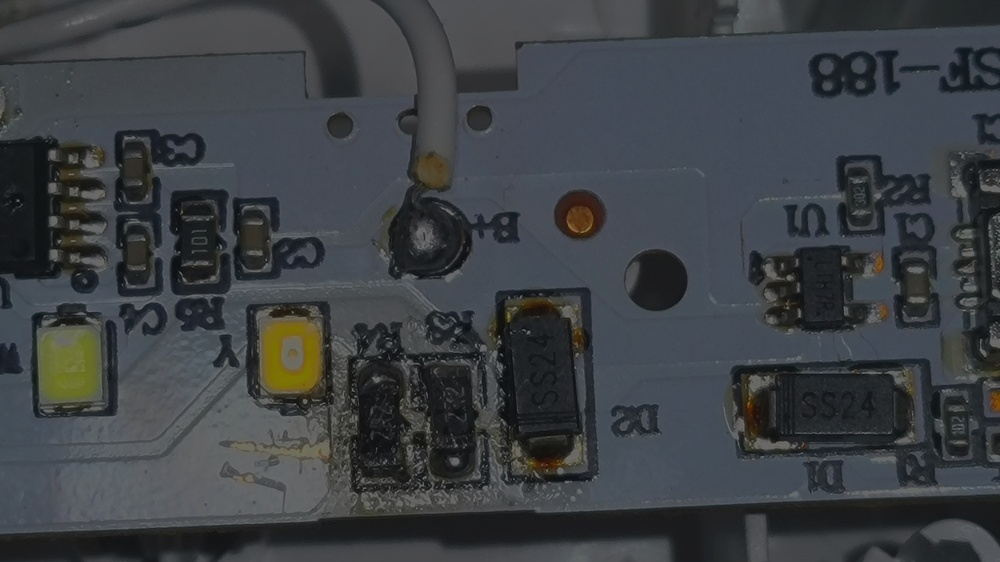
#> input picture input.jpg, 1000 x 562 px, shrunk from 3968 x 2232 before the run
$ python main.py
#> lines starting #> are read from the running program, lines starting #| are printed output that depends on the picture
import cv2
import numpy as np
import matplotlib.pyplot as plt
import os
from pathlib import Path

# 强制使用英文标题和标准字体，避免文字方块问题
plt.rcParams['font.family'] = 'sans-serif'
plt.rcParams['font.sans-serif'] = ['Arial', 'Helvetica', 'DejaVu Sans']

def adaptive_gamma_correction(image_path, target=0.5, color_space='YCbCr', method='binary'):
    # 读取图像
    if isinstance(image_path, str):
        img = cv2.imread(image_path)
        if img is None:
            raise ValueError("图像未找到")
    else:
        # 允许直接传入图像数组
        img = image_path.copy()

    # 颜色空间转换及亮度提取
    if color_space == 'YCbCr':
        ycbcr = cv2.cvtColor(img, cv2.COLOR_BGR2YCrCb)
        y, cr, cb = cv2.split(ycbcr)
        Lmin, Lmax = 16, 235
    elif color_space == 'RGB':
        img_rgb = cv2.cvtColor(img, cv2.COLOR_BGR2RGB)
        y = np.max(img_rgb, axis=2)
        Lmin, Lmax = 0, 255
    elif color_space == 'HSV':
        hsv = cv2.cvtColor(img, cv2.COLOR_BGR2HSV)
        h, s, y = cv2.split(hsv)
        Lmin, Lmax = 0, 255
    elif color_space == 'Gray':
        y = cv2.cvtColor(img, cv2.COLOR_BGR2GRAY)
        Lmin, Lmax = 0, 255
    else:
        raise ValueError("不支持的颜色空间")

    # 归一化亮度通道
    y_normalized = (y.astype(np.float32) - Lmin) / (Lmax - Lmin)
    y_normalized = np.clip(y_normalized, 0, 1)

    # 计算当前平均亮度
    avg_uni = np.mean(y_normalized)

    # 根据选择的方法计算gamma值
    if method == 'formula':
        # 使用公式直接计算
        gamma = calculate_gamma_formula(avg_uni, target)
    elif method == 'newton':
        # 使用牛顿迭代法
        gamma = calculate_gamma_newton(y_normalized, target)
    else:  # 默认使用二分法
        gamma = calculate_gamma_binary(y_normalized, target)

    # 应用Gamma校正
    y_corrected = (y_normalized ** gamma) * (Lmax - Lmin) + Lmin
    y_corrected = np.clip(y_corrected, 0, 255).astype(np.uint8)

    # 合并通道并转换回BGR
    if color_space == 'YCbCr':
        # 不进行色度增强，只调整亮度通道，避免紫色偏色问题
        cr_scale = 1.0
        cb_scale = 1.0

        cr = np.clip(cr.astype(np.float32) * cr_scale, 0, 255).astype(np.uint8)
        cb = np.clip(cb.astype(np.float32) * cb_scale, 0, 255).astype(np.uint8)
        merged = cv2.merge([y_corrected, cr, cb])
        result = cv2.cvtColor(merged, cv2.COLOR_YCrCb2BGR)
    elif color_space == 'RGB':
        result = cv2.cvtColor(y_corrected, cv2.COLOR_GRAY2BGR)
    elif color_space == 'HSV':
        merged = cv2.merge([h, s, y_corrected])
        result = cv2.cvtColor(merged, cv2.COLOR_HSV2BGR)
    elif color_space == 'Gray':
        result = y_corrected
    else:
        raise ValueError("颜色空间错误")

    return result, gamma

# 不同的Gamma计算方法
def calculate_gamma_formula(avg_uni, target=0.5):
    """使用公式直接计算Gamma值

    gamma = log(target) / log(avg_uni)
    """
    # 处理边界情况，避免log(0)错误
    eps = 1e-5
    avg_uni = max(avg_uni, eps)
    gamma = np.log(target) / np.log(avg_uni)
    return np.clip(gamma, 0.1, 10.0)  # 限制在合理范围内

def calculate_gamma_newton(y_normalized, target=0.5, max_iter=20, tol=1e-6):
    """使用牛顿迭代法计算最优Gamma值"""
    gamma = 1.0  # 初始猜测值
    for i in range(max_iter):
        # 计算当前gamma值下的平均亮度
        corrected_avg = np.mean(y_normalized ** gamma)
        # 计算函数值
        f = corrected_avg - target
        if abs(f) < tol:
            break
        # 计算导数
        df = np.mean((y_normalized ** gamma) * np.log(np.clip(y_normalized, 1e-10, 1.0)))
        # 避免除以接近0的值
        if abs(df) < 1e-10:
            break
        # 牛顿迭代更新
        gamma = gamma - f / df
        # 限制gamma范围，避免异常值
        gamma = np.clip(gamma, 0.1, 10.0)

    return gamma

def calculate_gamma_binary(y_normalized, target=0.5, max_iter=100, tol=1e-5):
    """使用二分法求解Gamma值"""
    avg_uni = np.mean(y_normalized)
    if np.isclose(avg_uni, target):
        return 1.0

    # 二分法求解Gamma值
    low, high = (0.1, 1.0) if avg_uni < target else (1.0, 10.0)
    for _ in range(max_iter):
        mid = (low + high) / 2
        corrected_avg = np.mean(y_normalized ** mid)
        error = corrected_avg - target
        if abs(error) < tol:
            break
        if error < 0:
            high = mid  # 需要更小的Gamma
        else:
            low = mid   # 需要更大的Gamma

    return mid

# 可视化功能
def show_comparison(original, corrected, gamma, save_path=None):
    """显示原图和校正后的图像对比"""
    plt.figure(figsize=(12, 6))

    # 显示原图
    plt.subplot(121)
    if len(original.shape) == 3:
        plt.imshow(cv2.cvtColor(original, cv2.COLOR_BGR2RGB))
    else:
        plt.imshow(original, cmap='gray')
    plt.title("Original", fontsize=12)
    plt.axis('off')

    # 显示校正后的图像
    plt.subplot(122)
    if len(corrected.shape) == 3:
        plt.imshow(cv2.cvtColor(corrected, cv2.COLOR_BGR2RGB))
    else:
        plt.imshow(corrected, cmap='gray')
    plt.title(f"Corrected (gamma={gamma:.2f})", fontsize=12)
    plt.axis('off')

    plt.suptitle("Gamma Correction Comparison", fontsize=14)
    plt.tight_layout()

    # 保存图像
    if save_path:
        plt.savefig(save_path, dpi=300, bbox_inches='tight')

    plt.show()

def plot_gamma_curve(gamma, save_path=None, x_range=(0, 1), points=100):
    """绘制Gamma校正曲线"""
    x = np.linspace(x_range[0], x_range[1], points)
    y = x ** gamma

    plt.figure(figsize=(8, 6))
    plt.plot(x, y, 'r-', linewidth=2)
    plt.plot(x, x, 'k--', linewidth=1)  # 添加y=x参考线
    plt.title(f"Gamma Correction Curve (gamma={gamma:.2f})", fontsize=14)
    plt.xlabel("Input Brightness", fontsize=12)
    plt.ylabel("Output Brightness", fontsize=12)
    plt.grid(True)
    plt.tight_layout()

    # 保存图像
    if save_path:
        plt.savefig(save_path, dpi=300, bbox_inches='tight')

    plt.show()

def analyze_results(original, corrected, gamma, save_dir=None):
    """分析原图和校正后图像的统计信息"""
    # 转换为灰度图进行分析
    if len(original.shape) == 3:
        orig_gray = cv2.cvtColor(original, cv2.COLOR_BGR2GRAY)
    else:
        orig_gray = original.copy()

    if len(corrected.shape) == 3:
        corr_gray = cv2.cvtColor(corrected, cv2.COLOR_BGR2GRAY)
    else:
        corr_gray = corrected.copy()

    # 计算均值、标准差
    orig_mean = np.mean(orig_gray) / 255.0
    corr_mean = np.mean(corr_gray) / 255.0
    orig_std = np.std(orig_gray) / 255.0
    corr_std = np.std(corr_gray) / 255.0

    print(f"原图平均亮度: {orig_mean:.4f}, 标准差: {orig_std:.4f}")
    print(f"校正后平均亮度: {corr_mean:.4f}, 标准差: {corr_std:.4f}")
    print(f"使用的Gamma值: {gamma:.4f}")

    # 绘制直方图对比
    plt.figure(figsize=(12, 6))
    plt.subplot(121)
    plt.hist(orig_gray.ravel(), 256, [0,256], color='blue', alpha=0.7)
    plt.axvline(np.mean(orig_gray), color='r', linestyle='dashed', linewidth=2)
    plt.title(f"Original Histogram (Avg: {orig_mean:.4f})", fontsize=12)
    plt.xlim([0, 256])

    plt.subplot(122)
    plt.hist(corr_gray.ravel(), 256, [0,256], color='green', alpha=0.7)
    plt.axvline(np.mean(corr_gray), color='r', linestyle='dashed', linewidth=2)
    plt.title(f"Corrected Histogram (Avg: {corr_mean:.4f})", fontsize=12)
    plt.xlim([0, 256])
    plt.tight_layout()

    # 保存图像
    if save_dir:
        save_path = os.path.join(save_dir, "histogram_comparison.png")
        plt.savefig(save_path, dpi=300, bbox_inches='tight')

    plt.show()

    return {
        "orig_mean": orig_mean,
        "corr_mean": corr_mean,
        "orig_std": orig_std,
        "corr_std": corr_std,
        "gamma": gamma
    }

def compare_methods(image_path, target=0.5, color_space='YCbCr', save_dir=None):
    """比较不同Gamma计算方法的效果"""
    # 创建保存目录
    if save_dir:
        os.makedirs(save_dir, exist_ok=True)

    # 读取原图
    original = cv2.imread(image_path)
    if original is None:
        raise ValueError("图像未找到")

    # 使用不同方法计算Gamma值并校正
    methods = ['binary', 'formula', 'newton']
    results = {}

    plt.figure(figsize=(15, 10))
    plt.subplot(2, 2, 1)
    plt.imshow(cv2.cvtColor(original, cv2.COLOR_BGR2RGB))
    plt.title("Original", fontsize=12)
    plt.axis('off')

    for i, method in enumerate(methods, start=2):
        corrected, gamma = adaptive_gamma_correction(original, target, color_space, method)
        results[method] = {
            "gamma": gamma,
            "image": corrected
        }

        plt.subplot(2, 2, i)
        plt.imshow(cv2.cvtColor(corrected, cv2.COLOR_BGR2RGB))
        plt.title(f"{method.capitalize()} Method (gamma={gamma:.2f})", fontsize=12)
        plt.axis('off')

    plt.suptitle(f"Comparison of Different Gamma Calculation Methods (Target: {target})", fontsize=14)
    plt.tight_layout()

    # 保存对比图
    if save_dir:
        plt.savefig(os.path.join(save_dir, "method_comparison.png"), dpi=300, bbox_inches='tight')

    plt.show()

    # 返回结果
    return results

def compare_targets(image_path, targets=[0.3, 0.5, 0.7], color_space='YCbCr', method='binary', save_dir=None):
    """比较不同目标亮度值的效果"""
    # 创建保存目录
    if save_dir:
        os.makedirs(save_dir, exist_ok=True)

    # 读取原图
    original = cv2.imread(image_path)
    if original is None:
        raise ValueError("图像未找到")

    # 使用不同目标亮度值进行校正
    results = {}

    # 计算子图布局
    n = len(targets) + 1  # +1 for original
    rows = 2
    cols = (n + 1) // 2

    plt.figure(figsize=(cols * 6, rows * 5))

    # 显示原图
    plt.subplot(rows, cols, 1)
    plt.imshow(cv2.cvtColor(original, cv2.COLOR_BGR2RGB))
    plt.title("Original", fontsize=12)
    plt.axis('off')

    # 显示不同目标亮度的结果
    for i, target in enumerate(targets, start=2):
        corrected, gamma = adaptive_gamma_correction(original, target, color_space, method)
        results[target] = {
            "gamma": gamma,
            "image": corrected
        }

        plt.subplot(rows, cols, i)
        plt.imshow(cv2.cvtColor(corrected, cv2.COLOR_BGR2RGB))
        plt.title(f"Target: {target} (gamma={gamma:.2f})", fontsize=12)
        plt.axis('off')

    plt.suptitle(f"Comparison of Different Target Brightness Values (Color Space: {color_space})", fontsize=14)
    plt.tight_layout()

    # 保存对比图
    if save_dir:
        plt.savefig(os.path.join(save_dir, "target_comparison.png"), dpi=300, bbox_inches='tight')

    plt.show()

    # 返回结果
    return results

# [40 lines left out: function batch_process, not called in this run]

# 使用示例
if __name__ == "__main__":
    input_path = 'input.jpg'

    # 创建结果目录
    results_dir = "gamma_results"
    os.makedirs(results_dir, exist_ok=True)

    # 读取原图
    original = cv2.imread(input_path)
#> original is the input picture: shape (562, 1000, 3); mean B, G, R 68.4, 64.6, 60.7
    if original is None:
        print(f"未找到图像: {input_path}")
        exit(1)

    # 1. 基本Gamma校正
    corrected, gamma = adaptive_gamma_correction(input_path, target=0.5, color_space='YCbCr')
#> in adaptive_gamma_correction, `ycbcr = cv2.cvtColor(img, cv2.COLOR_BGR2YCrCb)`: ycbcr: shape (562, 1000, 3); mean of channels 0, 1, 2 63.9, 125.8, 130.5
#> in adaptive_gamma_correction, `y_normalized = np.clip(y_normalized, 0, 1)`:
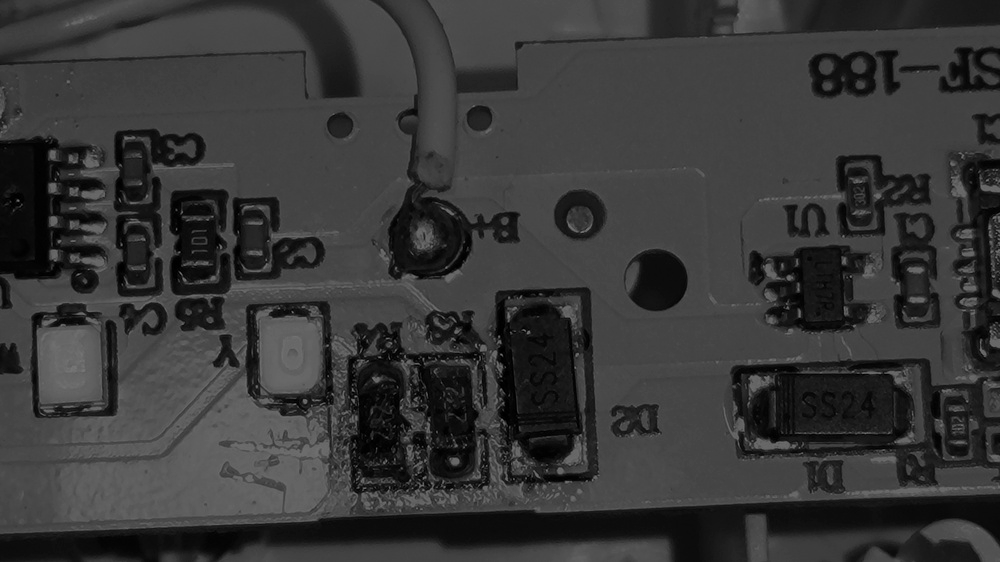
#> y_normalized: shape (562, 1000) float32; min 0, max 0.475, mean 0.219
#> in adaptive_gamma_correction, `avg_uni = np.mean(y_normalized)`: avg_uni = 0.219
#> in calculate_gamma_binary, `low, high = (0.1, 1.0) if avg_uni < target else (1.0, 10.0)`: low = 0.1; high = 1
#> the loop in calculate_gamma_binary, `for _ in range(max_iter):` made 15 passes
#> (mid, corrected_avg, error, high) on passes 1, 3, 8, 9, 11, 12, 14: (0.55, 0.418, -0.0819, 0.55), (0.438, 0.495, -0.00458, 0.438), (0.434, 0.498, -0.00191, 0.434), (0.432, 0.499, -0.000573, 0.432), (0.432, 0.5, -0.000238, 0.432), (0.432, 0.5, -6.98e-05, 0.432), (0.432, 0.5, -2.79e-05, 0.432)
#> (mid, corrected_avg, error, low) on passes 2, 4, 5, 6, 7, 10: (0.325, 0.589, 0.0894, 0.325), (0.381, 0.54, 0.0401, 0.381), (0.409, 0.517, 0.0172, 0.409), (0.423, 0.506, 0.00618, 0.423), (0.43, 0.501, 0.00077, 0.43), (0.431, 0.5, 9.81e-05, 0.431)
#> in adaptive_gamma_correction, `gamma = calculate_gamma_binary(y_normalized, target)`: gamma = 0.431
#> in adaptive_gamma_correction, `y_corrected = (y_normalized ** gamma) * (Lmax - Lmin) + Lmin`:
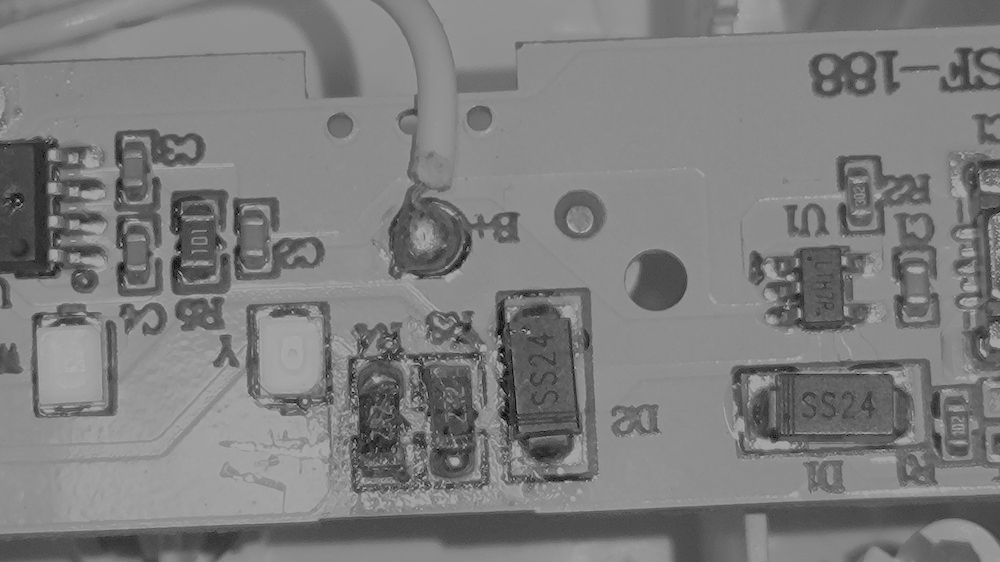
#> y_corrected: shape (562, 1000) float32; min 16, max 174.8, mean 125.5
#> in adaptive_gamma_correction, `merged = cv2.merge([y_corrected, cr, cb])`: merged: shape (562, 1000, 3); mean of channels 0, 1, 2 125, 125.8, 130.5
#> gamma = 0.431
    cv2.imwrite(f"{results_dir}/output.jpg", corrected)

    # 2. 显示原图和校正后的图像对比
    show_comparison(original, corrected, gamma, save_path=f"{results_dir}/comparison.png")

    # 3. 绘制Gamma曲线
    plot_gamma_curve(gamma, save_path=f"{results_dir}/gamma_curve.png")
#> in plot_gamma_curve, `y = x ** gamma`: y = 100 values from 0 to 1
#> in plot_gamma_curve, `plt.savefig(save_path, dpi=300, bbox_inches='tight')`:
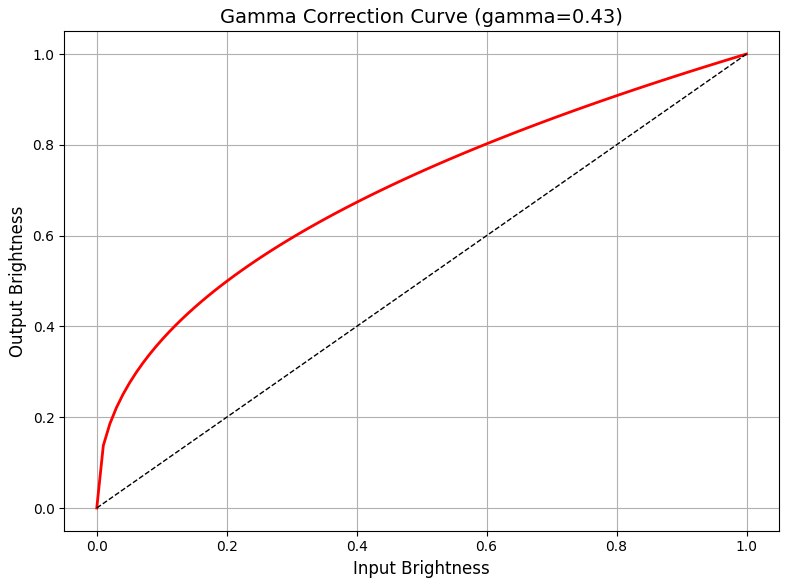
#> figure drawn by matplotlib, 1 panel; curve peaks at x = 1, y = 1; curve peaks at x = 1, y = 1

    # 4. 分析结果
    analyze_results(original, corrected, gamma, save_dir=results_dir)
#> in analyze_results, `orig_mean = np.mean(orig_gray) / 255.0`: orig_mean = 0.25
#> in analyze_results, `corr_mean = np.mean(corr_gray) / 255.0`: corr_mean = 0.49
#> in analyze_results, `orig_std = np.std(orig_gray) / 255.0`: orig_std = 0.086
#> in analyze_results, `corr_std = np.std(corr_gray) / 255.0`: corr_std = 0.106
#| 原图平均亮度: 0.2505, 标准差: 0.0860
#| 校正后平均亮度: 0.4902, 标准差: 0.1059
#| 使用的Gamma值: 0.4315
#> in analyze_results, `plt.savefig(save_path, dpi=300, bbox_inches='tight')`:
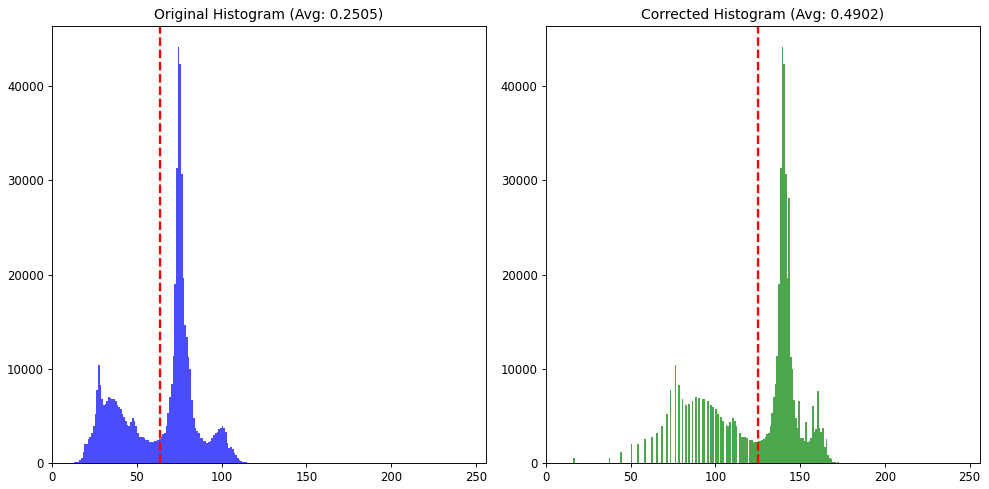
#> figure drawn by matplotlib, 2 panels; panel 1: tallest bar 44195 high, from x = 74 to 75; panel 2: tallest bar 44195 high, from x = 139 to 140

    # 5. 比较不同Gamma计算方法
    compare_methods(input_path, target=0.5, color_space='YCbCr', save_dir=results_dir)
#> the loop in calculate_gamma_binary (call 2), `for _ in range(max_iter):` made 15 passes
#> in compare_methods, `corrected, gamma = adaptive_gamma_correction(original, target, color_s..`: gamma = 0.431
#> in compare_methods, `plt.savefig(os.path.join(save_dir, "method_comparison.png"), dpi=300, ..`:
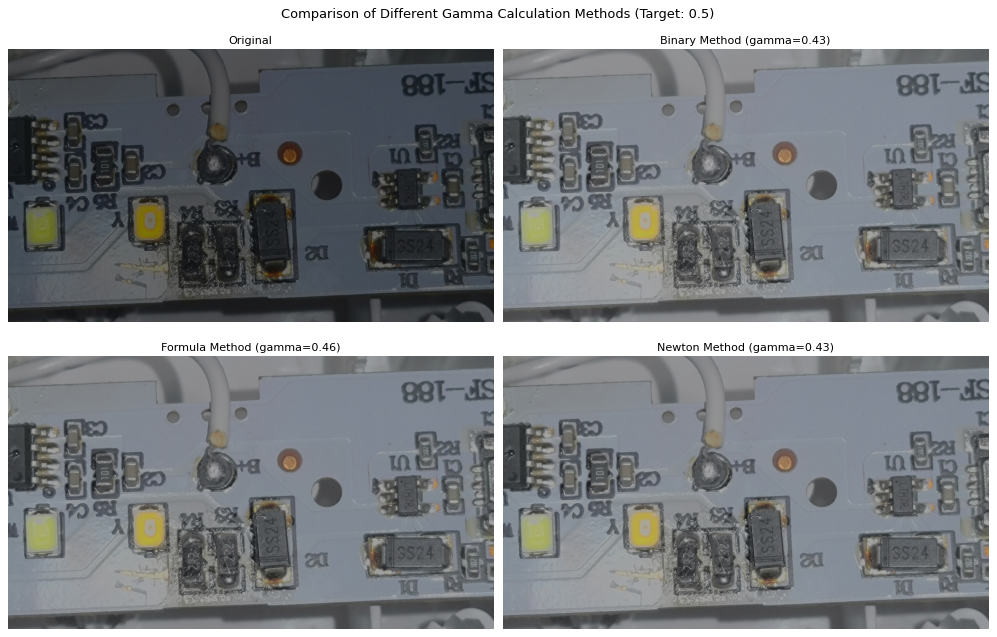
#> figure drawn by matplotlib, 4 panels

    # 6. 比较不同目标亮度值
    compare_targets(input_path, targets=[0.3, 0.5, 0.7], color_space='YCbCr', save_dir=results_dir)
#> in adaptive_gamma_correction (call 5), `gamma = calculate_gamma_binary(y_normalized, target)`: gamma = 0.777
#> in adaptive_gamma_correction (call 5), `y_corrected = (y_normalized ** gamma) * (Lmax - Lmin) + Lmin`:
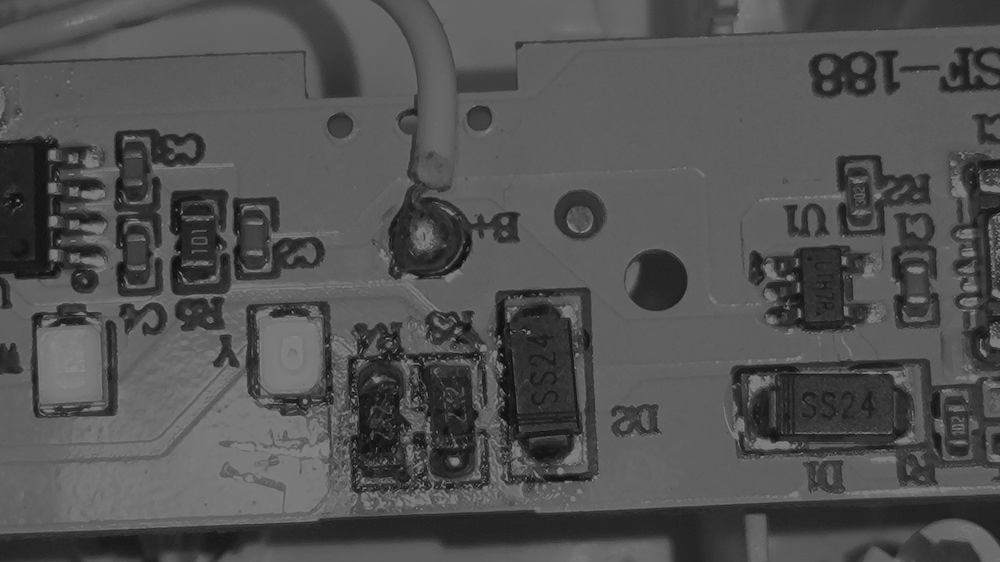
#> y_corrected: shape (562, 1000) float32; min 16, max 138.8, mean 81.7
#> in adaptive_gamma_correction (call 5), `merged = cv2.merge([y_corrected, cr, cb])`: merged: shape (562, 1000, 3); mean of channels 0, 1, 2 81.3, 125.8, 130.5
#> in compare_targets, `plt.savefig(os.path.join(save_dir, "target_comparison.png"), dpi=300, ..`:
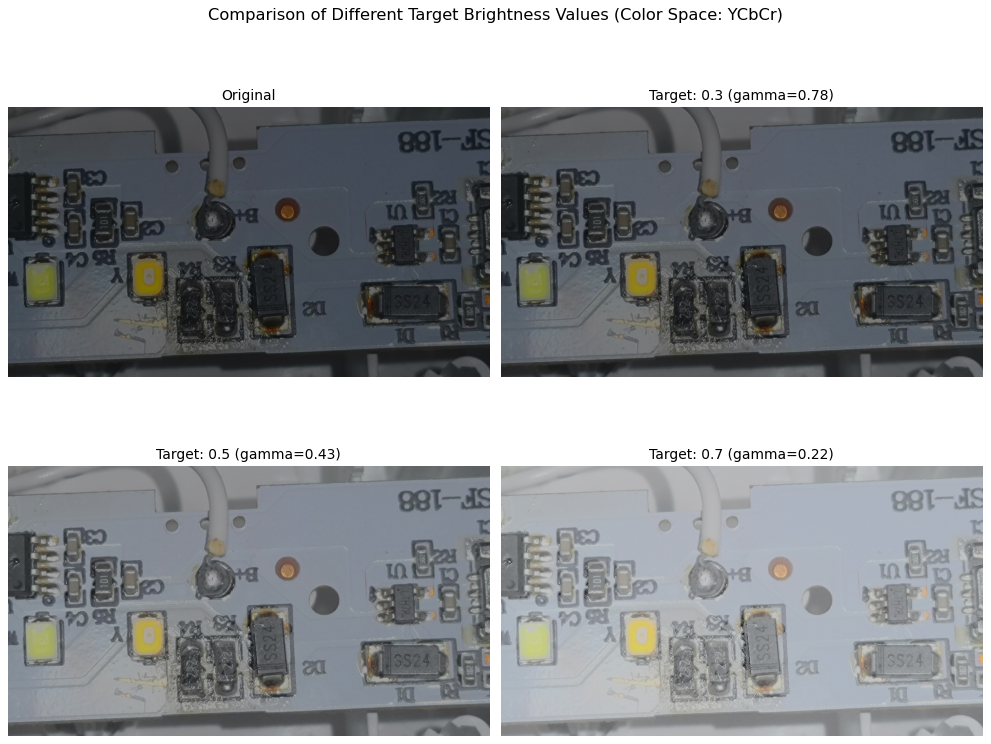
#> figure drawn by matplotlib, 4 panels

    print(f"所有结果已保存到 {results_dir} 目录")
    print("注意：处理后的图像使用了仅调整亮度通道的方法，保持了原图的色彩平衡")

    # 如果需要批量处理更多图像，取消下面的注释
    # batch_process("input_images", "output_images", target=0.5, color_space='YCbCr')
